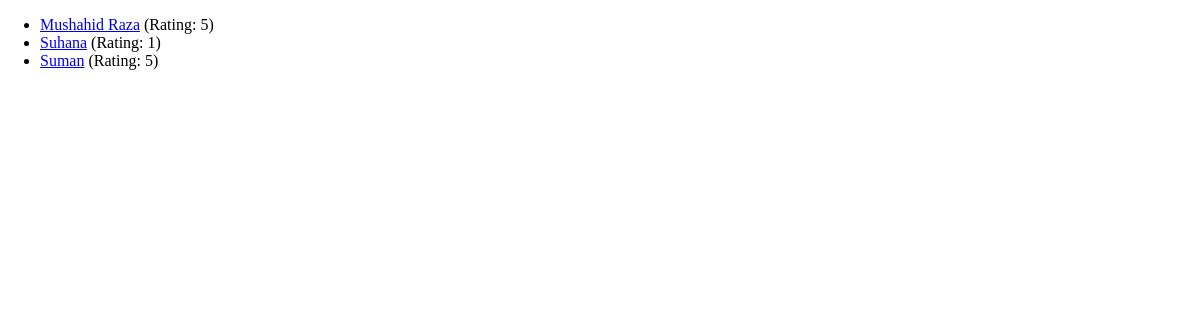
/reviews/review-list, run on an earlier commit of the app's database.
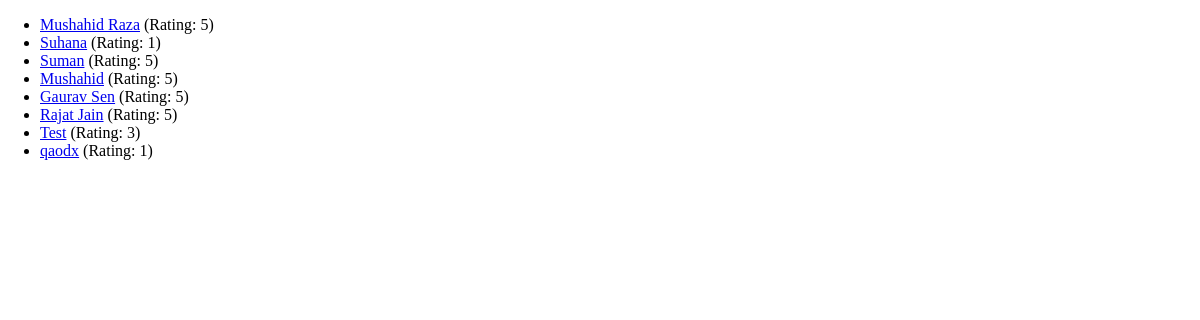
And on a later commit of the database.
### reviews/models.py (models this page shows)
class Review(models.Model):
    username = models.CharField(max_length=100)
    review_text = models.TextField()
    rating = models.IntegerField(default=1)
    owner_comment = models.TextField(null=True)

### reviews/views.py (the view)
# urls.py: path('review-list', views.ReviewListView.as_view()),
class ReviewListView(ListView):
    template_name = "reviews/review_list.html"
    model = Review
    context_object_name = "reviews"
    def get_queryset(self):
        base_query = super().get_queryset()
        data = base_query.filter(rating__gte=1)
        return data

### reviews/templates/reviews/review_list.html (shortened to what this page needs)
{% extends "reviews/base.html" %}
{% block content %}
  <ul>
    {% for review in reviews %}
    <li> <a href="url 'review-detail' {{review.id}}">{{review.username}}</a> (Rating: {{review.rating}})</li>
    {% endfor %}
  </ul>
{% endblock %}

### reviews/templates/reviews/base.html (shortened to what this page needs)
{% load static %}
<!DOCTYPE html>
<html lang="en">
<head>
    <link rel="stylesheet" href="{% static 'reviews/styles.css' %}">
</head>
<body>
{% block content %}{% endblock %}
</body>
</html>

### reviews/static/reviews/styles.css (style rules this page uses)
body { font-family: sans-sarif; margin: 0; }

What changed in the data, as far as the page shows it:
added Review: username "Mushahid", rating "5"
added Review: username "Gaurav Sen", rating "5"
added Review: username "Rajat Jain", rating "5"
added Review: username "Test", rating "3"
added Review: username "qaodx", rating "1"
